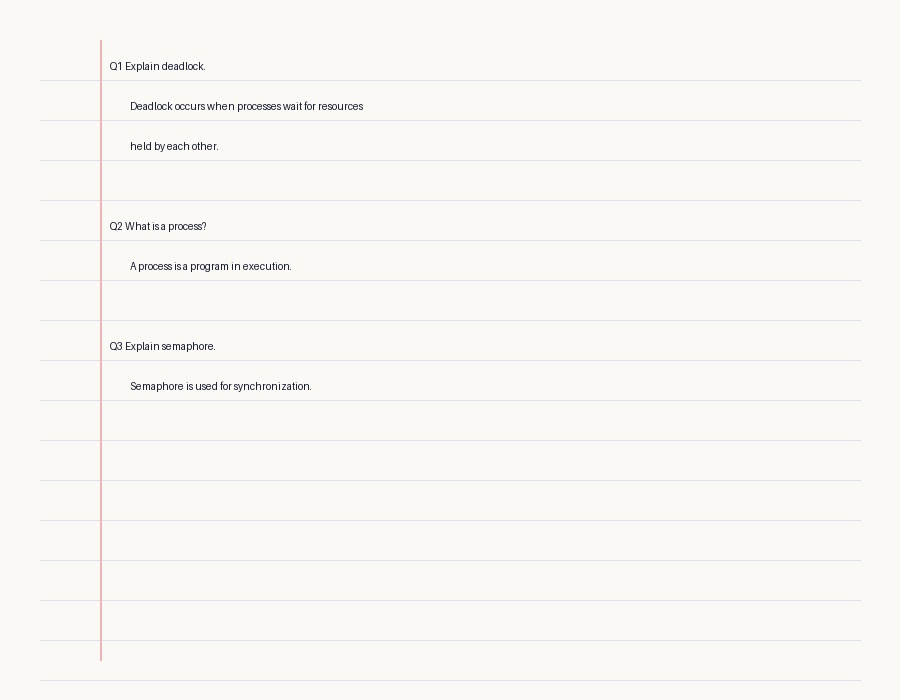
#> input picture AIML-2/sample/answer_sheet.jpg, 900 x 700 px
$ python -i contrast.py   (imports and definitions only)
#> lines starting #> are read from the running program, lines starting #| are printed output that depends on the picture; after the words box and inside, x2 and y2 are one past the last pixel; in counts of white or black regions, pixels touching at a corner belong together
import cv2
import numpy as np
from typing import Tuple

def enhance_contrast_clahe(img: np.ndarray) -> Tuple[np.ndarray, np.ndarray]:
    """
    Apply CLAHE to produce BOTH:
    1. Grayscale-enhanced image (for TrOCR)
    2. Binarised image (for EasyOCR / line detection)
    Never binarises destructively; returns (enhanced_gray, binarised).
    """
    if img is None or img.size == 0:
        return img, img

    gray = cv2.cvtColor(img, cv2.COLOR_RGB2GRAY) if len(img.shape) == 3 else img

    # CLAHE contrast enhancement
    clahe = cv2.createCLAHE(clipLimit=2.0, tileGridSize=(8, 8))
    enhanced_gray = clahe.apply(gray)

    # Adaptive Otsu binarization
    binarised = cv2.threshold(enhanced_gray, 0, 255, cv2.THRESH_BINARY + cv2.THRESH_OTSU)[1]
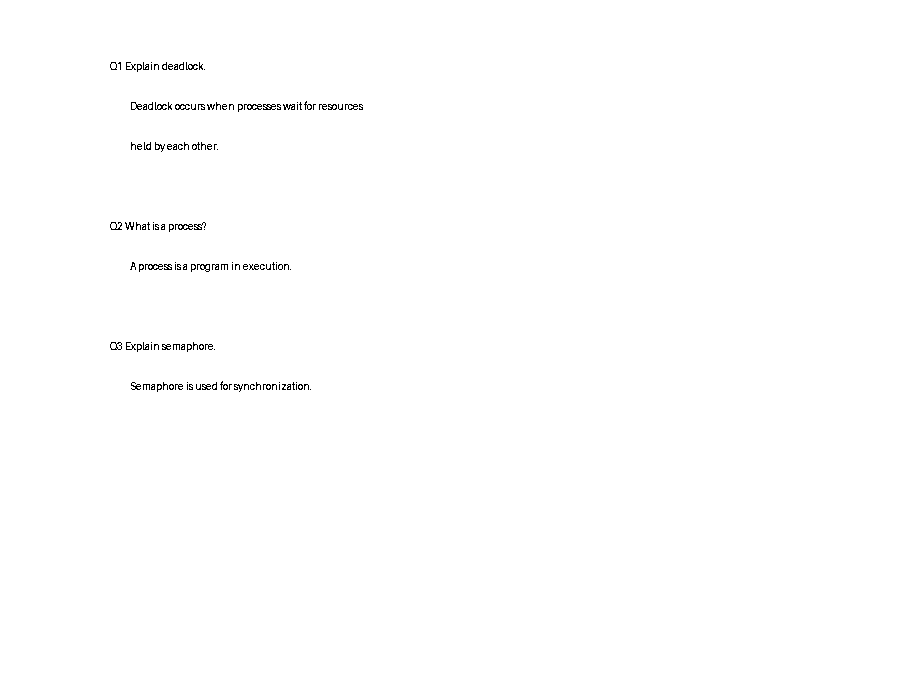
#> binarised: shape (700, 900); 99.6% white; black in thin lines or dots, all inside (x1, y1, x2, y2) = (110, 62, 363, 392)

    return enhanced_gray, binarised

>>> import cv2
>>> picture = cv2.cvtColor(cv2.imread('../../../../AIML-2/sample/answer_sheet.jpg'), cv2.COLOR_BGR2RGB)
>>> result = enhance_contrast_clahe(picture)
